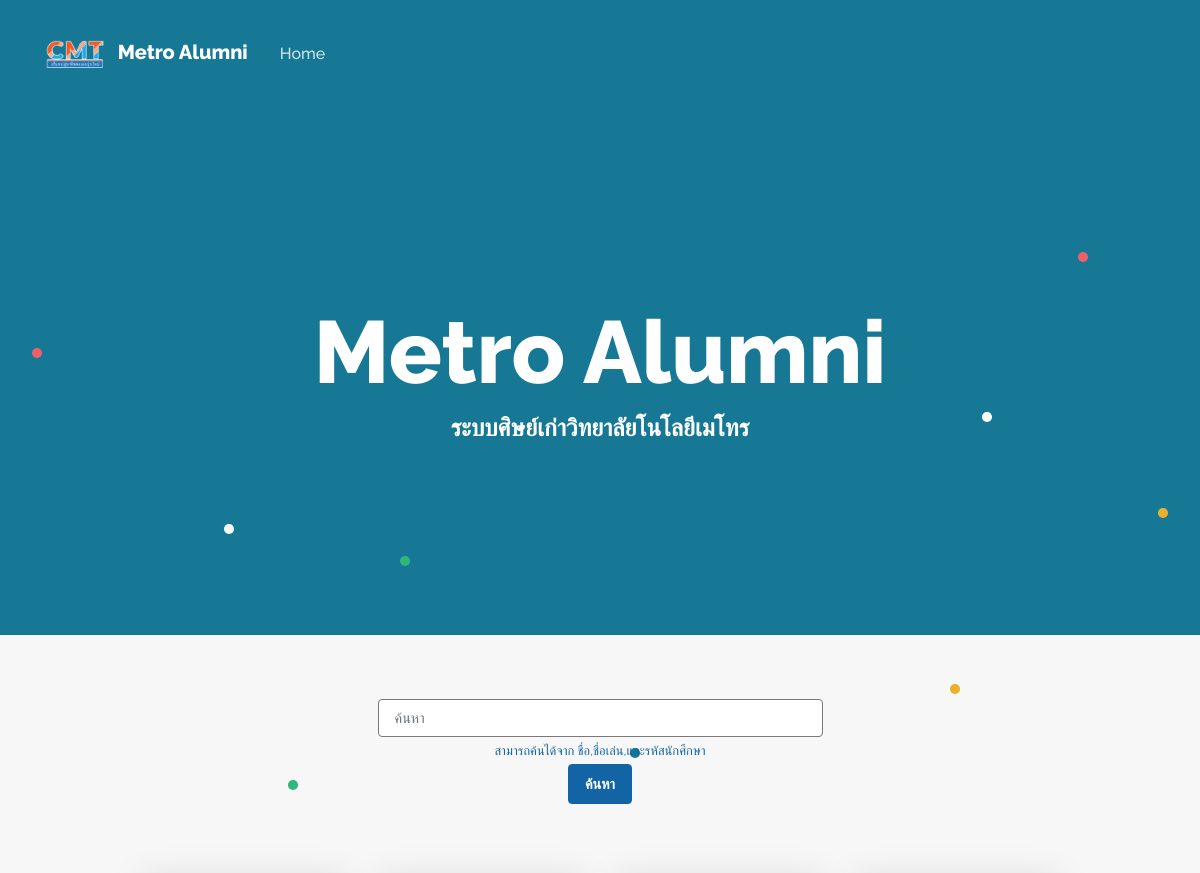
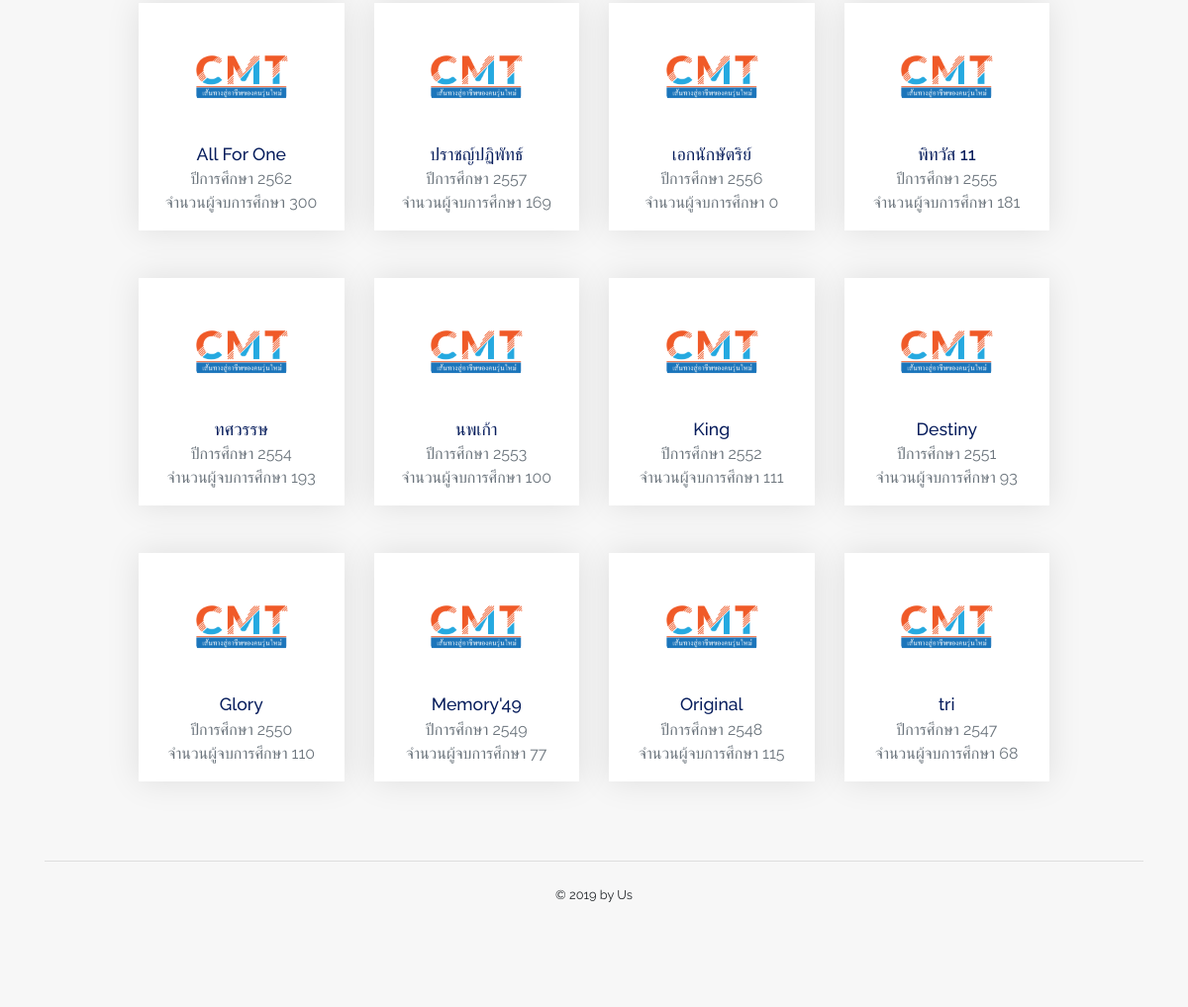
The page / on the database its author committed (2 pictures, top to bottom).
### tables this page shows
CREATE TABLE `tbl_alumni` (
  `years` int(4) NOT NULL,
  `amount` int(4) NOT NULL,
  `version` varchar(50) NOT NULL,
  `class_president` varchar(100) NOT NULL
);

### index.php (the view, shortened to what this page needs)
<!DOCTYPE html>
<html lang="en">
  <head>
    <link rel="stylesheet" href="./assets/vendor/bootstrap/bootstrap.min.css">
		<link rel="stylesheet" href="./assets/css/lazy.css">
		<link rel="stylesheet" href="./assets/css/demo.css">
    <link rel="stylesheet" href="https://use.fontawesome.com/releases/v5.6.0/css/all.css">
    <link rel="stylesheet" href="assets/css/style.css">
  </head>
  <body class="index">
      <nav class="navbar navbar-expand-lg navbar-dark bg-info">
      <div class="container">
        <a class="navbar-brand" href="./"><img src="assets/img/cmt-icon.png" alt="Example Navbar 1" class="mr-2" height="60"> Metro Alumni </a>
        <div class="collapse navbar-collapse" id="navbarNavDropdown-7">
	        <ul class="navbar-nav">
            <li class="nav-item dropdown mx-2">
            <a class="nav-link" href="index.php" id="nav-inner-primary_dropdown_1">Home</a>
            </li>
          </ul>
        </div>
      </div>
    </nav>
	<div class="page-hero bg-info text-white" id="banner">
		<div class="bubbles d-none d-md-block">
      <div class="circle circle-1 bg-light rotate-circle"></div>
      <div class="circle circle-2 bg-success rotate-circle"></div>
      <div class="circle circle-3 bg-danger rotate-circle"></div>
      <div class="circle circle-4 bg-info rotate-circle"></div>
      <div class="circle circle-5 bg-success rotate-circle"></div>
      <div class="circle circle-6 bg-info rotate-circle"></div>
      <div class="circle circle-7 bg-warning rotate-circle"></div>
      <div class="circle circle-8 bg-white rotate-circle"></div>
      <div class="circle circle-9 bg-warning rotate-circle"></div>
      <div class="circle circle-10 bg-danger rotate-circle"></div>
		</div>
  	<div class="container">
      <div class="row">
        <div class="col-12 col-lg-8  offset-lg-2 text-center">
	          <div class="title">
	            <h3 class="display-2 text-white">Metro Alumni</h3>
	            <h4 class="text-white">ระบบศิษย์เก่าวิทยาลัยโนโลยีเมโทร</h4>
            </div>
        </div>
      </div>
    </div>
	</div>
<div class="intro bg-light">
  <div class="container">
    <div class="row">
        <div class="form-group mr-auto ml-auto col-md-5 text-center">
          <form action="showDetail.php" method="GET">
            <input type="text" name="stid" class="form-control" id="inputSearch" placeholder="ค้นหา">
            <small id="searchHelp" class="form-text text-info">สามารถค้นได้จาก ชื่อ,ชื่อเล่น,และรหัสนักศึกษา</small>
            <button class="btn btn-info mt-1">ค้นหา</button>
          </form>
        </div>
    </div>
    <div class="section">
      <div class="row">
        <div class="col-12 col-lg-10 offset-lg-1">
	        <div class="row">
    <?php
      include 'connect.php';
      $query = 'SELECT * FROM tbl_alumni ORDER BY years DESC';
      $query_run = mysqli_query($connection, $query);
        if (mysqli_num_rows($query_run) > 0) {
          while ($row =  mysqli_fetch_assoc($query_run)) {
      ?>
          <div class="col-12 col-sm-6 col-lg-3">
			        <div class="card no-hover color">
				        <div class="card-body d-flex flex-column align-items-center">
                  <div class="swatch" style="background-image:url('assets/img/cmt-icon.png'); background-size:cover; cursor:pointer;" onclick="location.href='menu.php?version=<?php echo urlencode($row['version'])?>'">
                  </div>
					        <div class="title text-secondary" onclick="location.href='menu.php?version=<?php echo urlencode($row['version']) ?>'" style="cursor:pointer;"> <?php echo$row['version']; ?> </div>
                  <div class="hex text-muted"> ปีการศึกษา <?php echo $row['years']; ?></div>
					        <div class="hex text-muted"> จำนวนผู้จบการศึกษา <?php echo $row['amount']; ?></div>
				        </div>
			        </div>
            </div>
      <?php
          }
      ?>
      <?php
        } else {
          echo "ไม่พบข้อมูล";
        }
      ?>
	        </div>
        </div>
      </div>
    </div>
<footer class="footer-1 bg-light text-dark">
<div class="copyright text-center">
	<hr />
	<p class="small">&copy; 2019 by Us</p>
</div>
</div>
  </body>
</html>

### assets/css/lazy.css (style rules this page uses)
.bg-success { background-color:#2EB67D !important }
.bg-info { background-color:#167895 !important }
.bg-warning { background-color:#EBB12B !important }
.bg-danger { background-color:#EB616A !important }
.bg-light { background-color:#F7F7F7 !important }
.bg-white { background-color:#fff !important }
.btn,.navbar .navbar-nav>a.btn { font-weight:600;font-size:.9rem;border-radius:.25rem;padding:.5rem 1rem;-webkit-transition:all 150ms linear;-moz-transition:all 150ms linear;-o-transition:all 150ms linear;-ms-transition:all 150ms linear;transition:all 150ms linear }
.btn-info { background-color:#1264A4;border:1px solid #1264A4 }
.form-control,.custom-select,.custom-file { font-weight:400;height:2.375rem;border:1px solid #787878;-webkit-box-shadow:none;box-shadow:none;font-size:.9rem;border-radius:.25rem;padding:.5rem 1rem;-webkit-box-shadow:none;box-shadow:none }
body { font-weight:400;font-family:"Raleway",sans-serif;color:#282828 }
h1,h2,h3,h4,h5,h6 { font-weight:700;color:#212529 }
.display-1,.display-2,.display-3,.display-4,.display-5,.display-6 { font-weight:800 }
.text-secondary { color:#071D5C !important }
.text-info { color:#1264A4 !important }
.text-white { color:#fff !important }
.text-dark { color:#212529 !important }
.navbar { padding:1.2rem 1rem }
.navbar .navbar-brand { font-weight:800 }
.navbar .nav-link { font-weight:500;opacity:.9;filter:alpha(opacity=90) }
.navbar-dark .navbar-nav .nav-link { color:rgba(255,255,255,0.9) }
.card { border-radius:0;border:none;box-shadow:0 0 2rem rgba(0,0,0,0.1);transition:transform 800ms cubic-bezier(0.165, 0.84, 0.44, 1) }
.card .card-body { padding:1rem }
.circle { width:.6rem;height:.6rem;border-radius:50%;background-color:#611F6A }
.rotate-circle { position:absolute;animation:rotate 5s linear infinite }
.footer-1 { padding:2rem 0rem 1rem }
.footer-1 .copyright { padding-top:.5rem }
.footer-1 .copyright p { padding:.5rem }

### assets/css/demo.css (style rules this page uses)
.index .section { margin-top:2rem }
.index .bubbles { position:relative;width:100% }
.index .bubbles .circle-1 { top:14rem;left:14rem }
.index .bubbles .circle-2 { top:16rem;left:25rem }
.index .bubbles .circle-3 { top:3rem;left:2rem }
.index .bubbles .circle-4 { top:-7rem;left:29rem }
.index .bubbles .circle-5 { top:30rem;left:18rem }
.index .bubbles .circle-6 { top:28rem;right:35rem }
.index .bubbles .circle-7 { top:13rem;right:2rem }
.index .bubbles .circle-8 { top:7rem;right:13rem }
.index .bubbles .circle-9 { top:24rem;right:15rem }
.index .bubbles .circle-10 { top:-3rem;right:7rem }
.index .page-hero { padding:3rem 1rem }
.index .intro { padding:4rem 0rem }
.index .color { margin:1.5rem 0rem }
.index .color .swatch { width:100px;height:100px;border-radius:50%;margin:.5rem 0rem 1rem }
.index .color .title { font-weight:500;font-size:1.1rem }
@media screen and (min-width: 768px) { .index .page-hero { padding:12rem 0rem 6rem } }

### assets/css/style.css (style rules this page uses)
a:link, a:visited, a:hover { text-decoration: none; }

### rows shown on the page
tbl_alumni: version "All For One", years "2562", amount "300"
tbl_alumni: version "ปราชญ์ปฏิพัทธ์", years "2557", amount "169"
tbl_alumni: version "เอกนักษัตริย์", years "2556", amount "0"
tbl_alumni: version "พิทวัส 11", years "2555", amount "181"
tbl_alumni: version "ทศวรรษ", years "2554", amount "193"
tbl_alumni: version "นพเก้า", years "2553", amount "100"
tbl_alumni: version "King", years "2552", amount "111"
tbl_alumni: version "Destiny", years "2551", amount "93"
tbl_alumni: version "Glory", years "2550", amount "110"
tbl_alumni: version "Memory'49", years "2549", amount "77"
tbl_alumni: version "Original", years "2548", amount "115"
tbl_alumni: version "tri", years "2547", amount "68"
